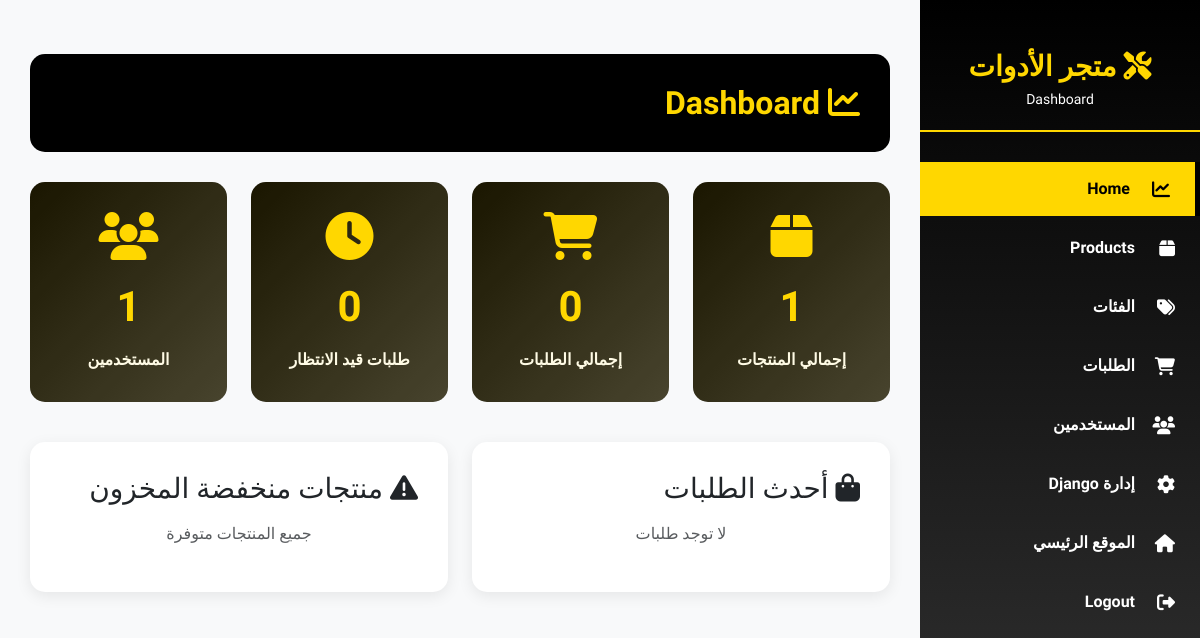
/admin-panel/ (signed in), run on an earlier commit of the app's database.
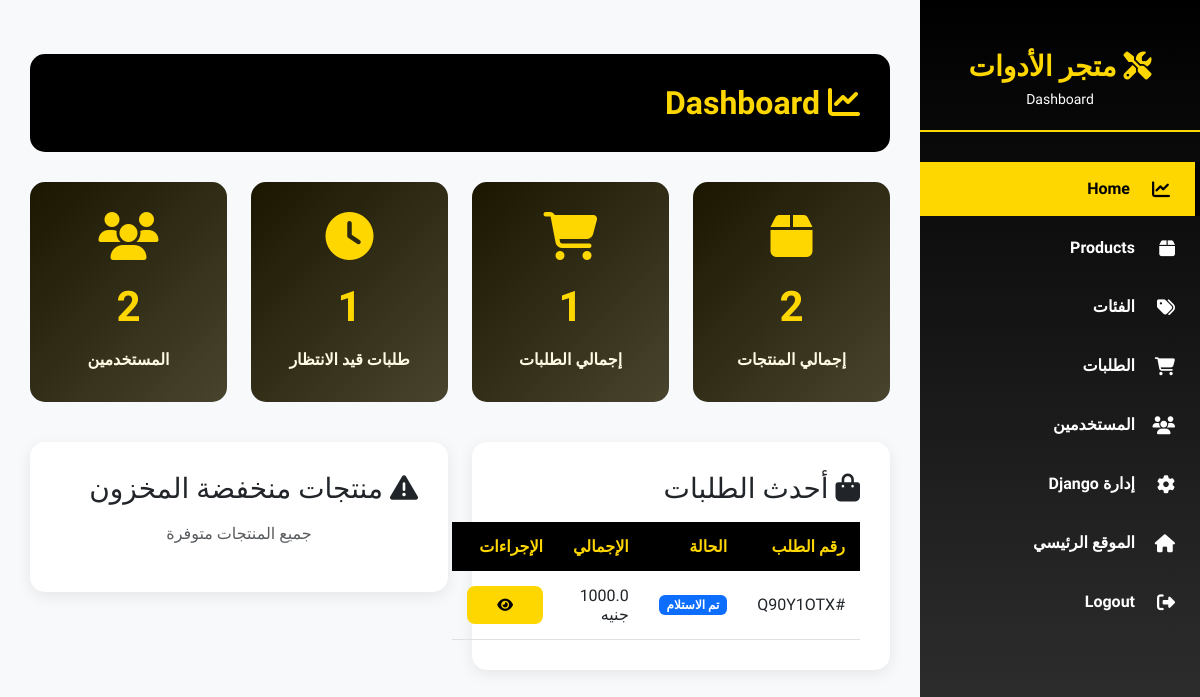
And on a later commit of the database.
### orders/models.py (models this page shows, shortened)
class Order(models.Model):
    user = models.ForeignKey(CustomUser, related_name='order_owner', on_delete=models.SET_NULL, blank=True, null=True)
    status = models.CharField(choices=ORDER_STATUS, max_length=20, default='Received')
    code = models.CharField(default=generate_code, max_length=20)
    order_time = models.DateTimeField(default=timezone.now)
    delivery_time = models.DateTimeField(blank=True, null=True)  # Fixed spelling
    coupon = models.ForeignKey('Coupon', related_name='order_coupon', on_delete=models.SET_NULL, blank=True, null=True)
    address = models.ForeignKey(OrderAddress, related_name='orders', on_delete=models.SET_NULL, null=True, blank=True)
    subtotal = models.FloatField('المجموع الفرعي', default=0)
    delivery_fee = models.FloatField('رسوم التوصيل', default=0)
    discount = models.FloatField('الخصم', default=0)
    total = models.FloatField('الإجمالي', blank=True, null=True)
    total_with_coupon = models.FloatField(blank=True, null=True)
    class Meta:
        ordering = ['-order_time']

### admin_panel/views.py (the view)
# urls.py: path('', views.admin_dashboard, name='dashboard'),
@admin_required
def admin_dashboard(request):
    total_products = Product.objects.filter(is_active=True).count()
    total_orders = Order.objects.count()
    pending_orders = Order.objects.filter(status='Received').count()
    total_users = CustomUser.objects.count()
    recent_orders = Order.objects.all().order_by('-order_time')[:10]
    low_stock_products = Product.objects.filter(quantity__lt=10, is_active=True).order_by('quantity')[:5]
    current_month = timezone.now().month
    current_year = timezone.now().year
    monthly_revenue = Order.objects.filter(
        order_time__month=current_month,
        order_time__year=current_year
    ).aggregate(total=Sum('total'))['total'] or 0
    context = {
        'total_products': total_products,
        'total_orders': total_orders,
        'pending_orders': pending_orders,
        'total_users': total_users,
        'recent_orders': recent_orders,
        'low_stock_products': low_stock_products,
        'monthly_revenue': monthly_revenue,
    }
    return render(request, 'admin_panel/dashboard.html', context)

### accounts/custom_context_processor.py (called while the page is built)
def custom_user_context(request):
    if request.user.is_authenticated:
        user = request.user
        return {
            'user': user,
        }
    return {}

### orders/cart_context_processor.py (called while the page is built)
def get_cart_data(request):
    if request.user.is_authenticated:
        cart, created = Cart.objects.get_or_create(user=request.user, status='Inprogress')
        cart_detail = CartDetail.objects.filter(cart=cart)
        return {'cart_data': cart, 'cart_detail_data': cart_detail}
    else:
        return {'cart_data': None, 'cart_detail_data': []}

### admin_panel/templates/admin_panel/dashboard.html (shortened to what this page needs)
{% extends 'admin_panel/base.html' %}
{% load i18n %}
{% block content %}
<div class="page-header">
 <h1>
  <i class="fas fa-chart-line">
  </i>
  {% trans "لوحة التحكم" %}
 </h1>
</div>
<div class="row mb-4">
 <div class="col-md-3 mb-3">
  <div class="stat-card">
   <div class="stat-icon">
    <i class="fas fa-box">
    </i>
   </div>
   <div class="stat-value">
    {{ total_products }}
   </div>
   <div class="stat-label">
    {% trans "إجمالي المنتجات" %}
   </div>
  </div>
 </div>
 <div class="col-md-3 mb-3">
  <div class="stat-card">
   <div class="stat-icon">
    <i class="fas fa-shopping-cart">
    </i>
   </div>
   <div class="stat-value">
    {{ total_orders }}
   </div>
   <div class="stat-label">
    {% trans "إجمالي الطلبات" %}
   </div>
  </div>
 </div>
 <div class="col-md-3 mb-3">
  <div class="stat-card">
   <div class="stat-icon">
    <i class="fas fa-clock">
    </i>
   </div>
   <div class="stat-value">
    {{ pending_orders }}
   </div>
   <div class="stat-label">
    {% trans "طلبات قيد الانتظار" %}
   </div>
  </div>
 </div>
 <div class="col-md-3 mb-3">
  <div class="stat-card">
   <div class="stat-icon">
    <i class="fas fa-users">
    </i>
   </div>
   <div class="stat-value">
    {{ total_users }}
   </div>
   <div class="stat-label">
    {% trans "المستخدمين" %}
   </div>
  </div>
 </div>
</div>
<div class="row">
 <div class="col-md-6 mb-4">
  <div class="content-card">
   <h3 class="mb-3">
    <i class="fas fa-shopping-bag">
    </i>
    {% trans "أحدث الطلبات" %}
   </h3>
   {% if recent_orders %}
   <table class="admin-table">
    <thead>
     <tr>
      <th>
       {% trans "رقم الطلب" %}
      </th>
      <th>
       {% trans "الحالة" %}
      </th>
      <th>
       {% trans "الإجمالي" %}
      </th>
      <th>
       {% trans "الإجراءات" %}
      </th>
     </tr>
    </thead>
    <tbody>
     {% for order in recent_orders %}
     <tr>
      <td>
       #{{ order.code }}
      </td>
      <td>
       <span class="badge bg-primary">
        {{ order.get_status_display }}
       </span>
      </td>
      <td>
       {{ order.total }} جنيه
      </td>
      <td>
       <a class="btn btn-sm btn-admin-primary" href="{% url 'admin_panel:order-detail' order.code %}">
        <i class="fas fa-eye">
        </i>
       </a>
      </td>
     </tr>
     {% endfor %}
    </tbody>
   </table>
   {% else %}
   <p class="text-muted text-center">
    {% trans "لا توجد طلبات" %}
   </p>
   {% endif %}
  </div>
 </div>
 <div class="col-md-6 mb-4">
  <div class="content-card">
   <h3 class="mb-3">
    <i class="fas fa-exclamation-triangle">
    </i>
    {% trans "منتجات منخفضة المخزون" %}
   </h3>
   {% if low_stock_products %}
   <table class="admin-table">
    <thead>
     <tr>
      <th>
       {% trans "اسم المنتج" %}
      </th>
      <th>
       {% trans "الكمية" %}
      </th>
      <th>
       {% trans "الإجراءات" %}
      </th>
     </tr>
    </thead>
    <tbody>
     {% for product in low_stock_products %}
     <tr>
      <td>
       {{ product.name }}
      </td>
      <td>
       <span class="badge bg-danger">
        {{ product.quantity }}
       </span>
      </td>
      <td>
       <a class="btn btn-sm btn-admin-primary" href="{% url 'admin_panel:product-edit' product.id %}">
        <i class="fas fa-edit">
        </i>
       </a>
      </td>
     </tr>
     {% endfor %}
    </tbody>
   </table>
   {% else %}
   <p class="text-muted text-center">
    {% trans "جميع المنتجات متوفرة" %}
   </p>
   {% endif %}
  </div>
 </div>
</div>
{% endblock %}

What changed in the data, as far as the page shows it:
added Order: code "Q90Y1OTX", status "تم الاستلام", total "1000.0"
Also different on the page:
{{ total_products }}: "1" → "2"
{{ total_orders }}: "0" → "1"
{{ pending_orders }}: "0" → "1"
{{ total_users }}: "1" → "2"
text no longer shown: "لا توجد طلبات"
text now shown: "رقم الطلب الحالة الإجمالي الإجراءات"
